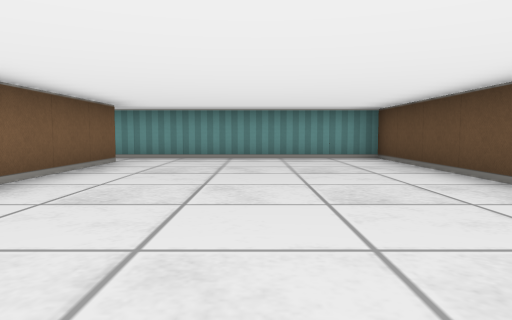
View 1 (above)

18 first-person views from a walk through a cub3D maze. The camera is about half as high as the walls, tilts 4° down and sees 70° across. The floor is counted in squares. Each view is taken from the middle of a square. On the plan, view 1 faces up. The plan holds only what a view shows up to about 9 squares ahead; the rest is blank.

View 2
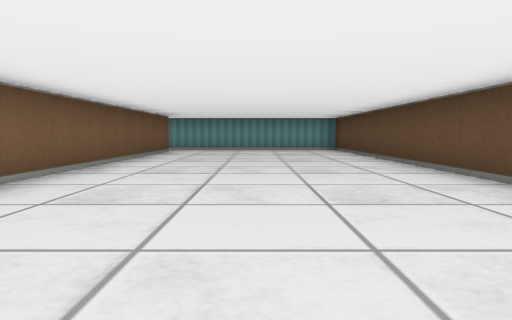

View 3
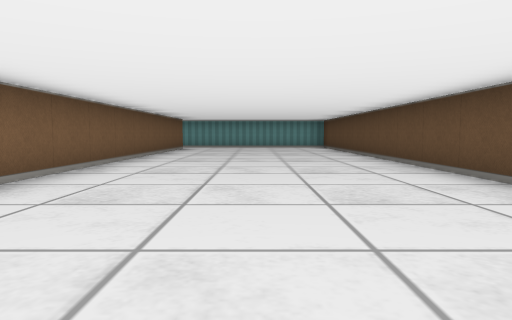

View 4
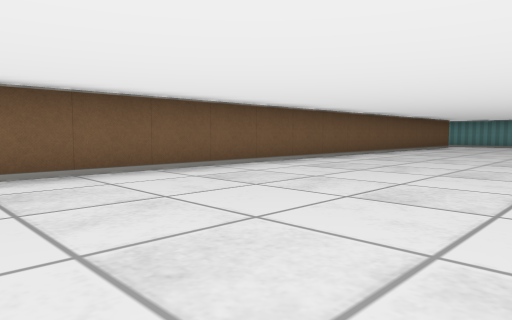

View 5
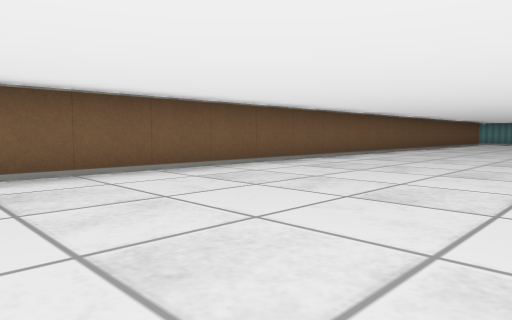

View 6
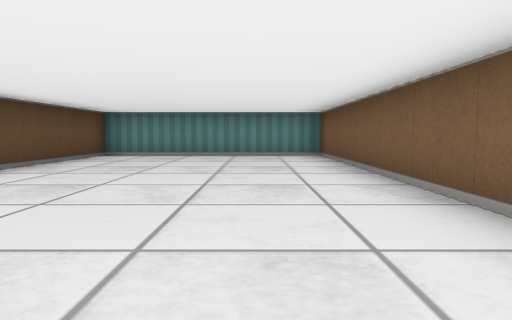

View 7
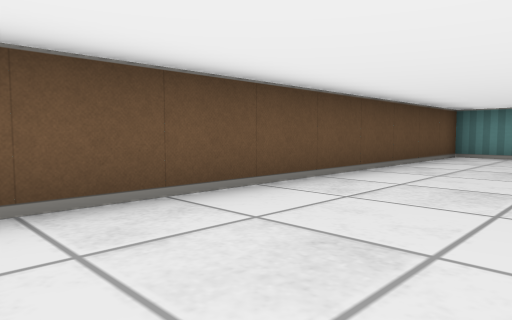

View 8
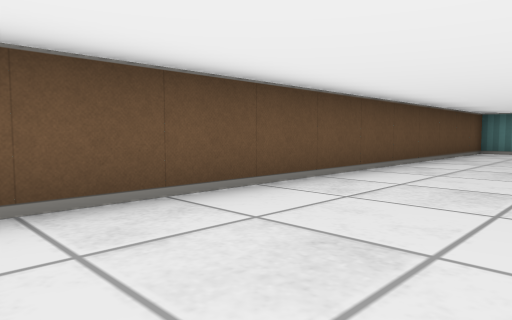

View 9
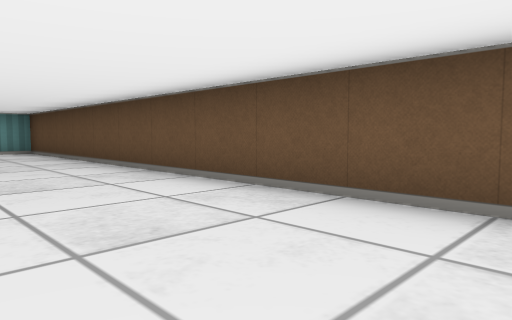

View 10
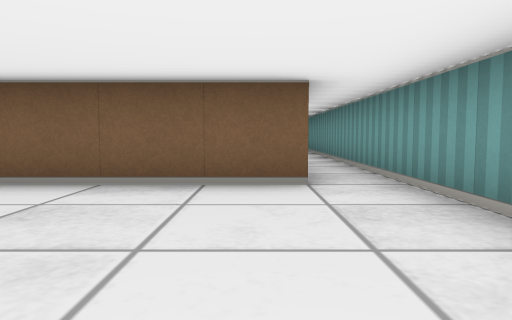

View 11
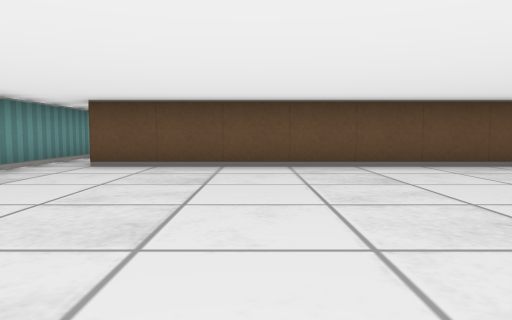

View 12
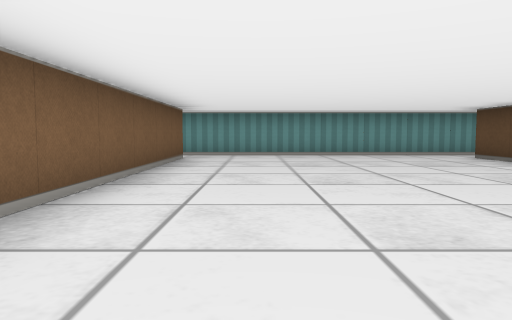

View 13
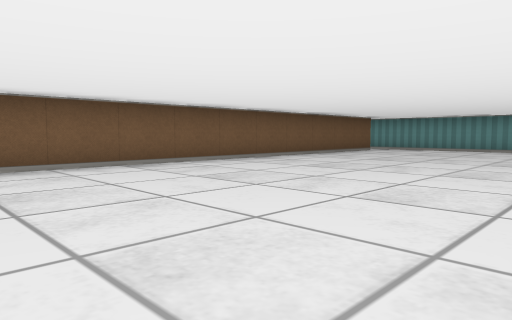

View 14
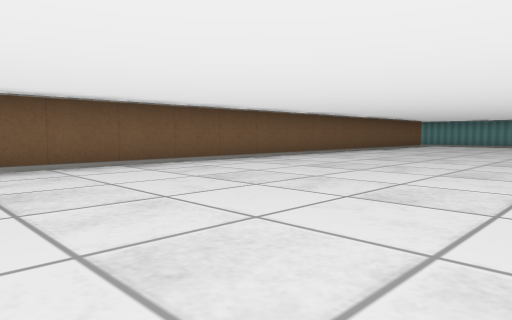

View 15
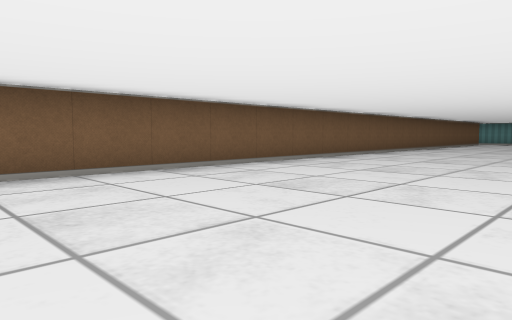

View 16
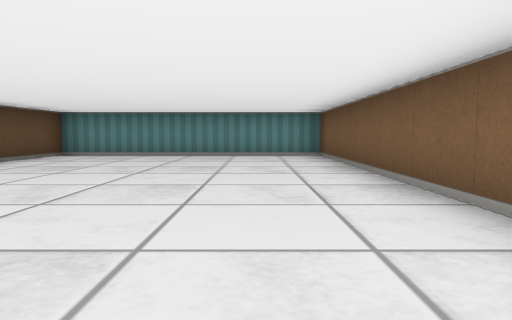

View 17
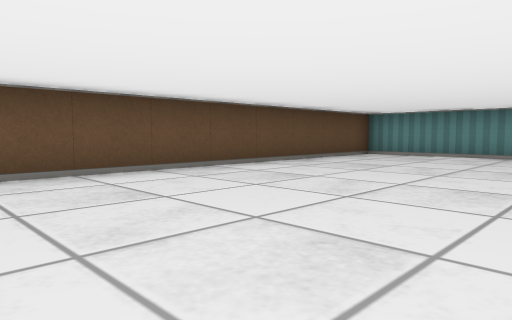

View 18
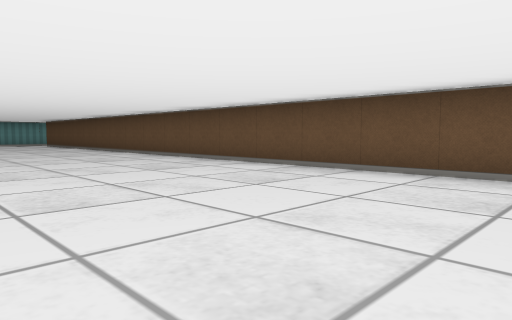

### Floor plan
Ten units are one square. View 1 is at (0, 0); x grows to the right and y downward. Boxes are objects, and circles mark ways between rooms. Rooms are numbered by the first view taken in them; rooms with no view inside come last. Other rooms are left out.
<svg viewBox="-123 -80 153 230">
<path fill="none" stroke="#000" d="M25 26 25 -75 -24 -75M-25 -66 -25 145 25 145 25 44M-55 -1 -55 -65M-115 -65 -115 145 -55 145 -55 18M-24 -75 -118 -75"/>
<circle cx="-20" cy="-70" r="3" fill="#2a7"/>
<text x="0" y="30">1</text>
<text x="-80" y="30">2</text>
</svg>
Room 1 opens to room 2.

Where each view was taken, in squares from view 1:
view 1: 0 up, 0 right, facing up
view 2: 4 down, 0 right, facing up
view 3: 6 down, 0 right, facing up
view 4: 8 down, 2 right, facing up-left
view 5: 12 down, 2 right, facing up-left
view 6: 6 down, 1 left, facing down
view 7: 6 down, 0 right, facing down-right
view 8: 4 down, 0 right, facing down-right
view 9: 3 down, 0 right, facing up-right
view 10: 6 up, 1 right, facing left
view 11: 4 up, 11 left, facing right
view 12: 1 down, 10 left, facing up
view 13: 4 down, 6 left, facing up-left
view 14: 8 down, 6 left, facing up-left
view 15: 12 down, 7 left, facing up-left
view 16: 6 down, 10 left, facing down
view 17: 6 down, 10 left, facing down-right
view 18: 10 down, 10 left, facing up-right
